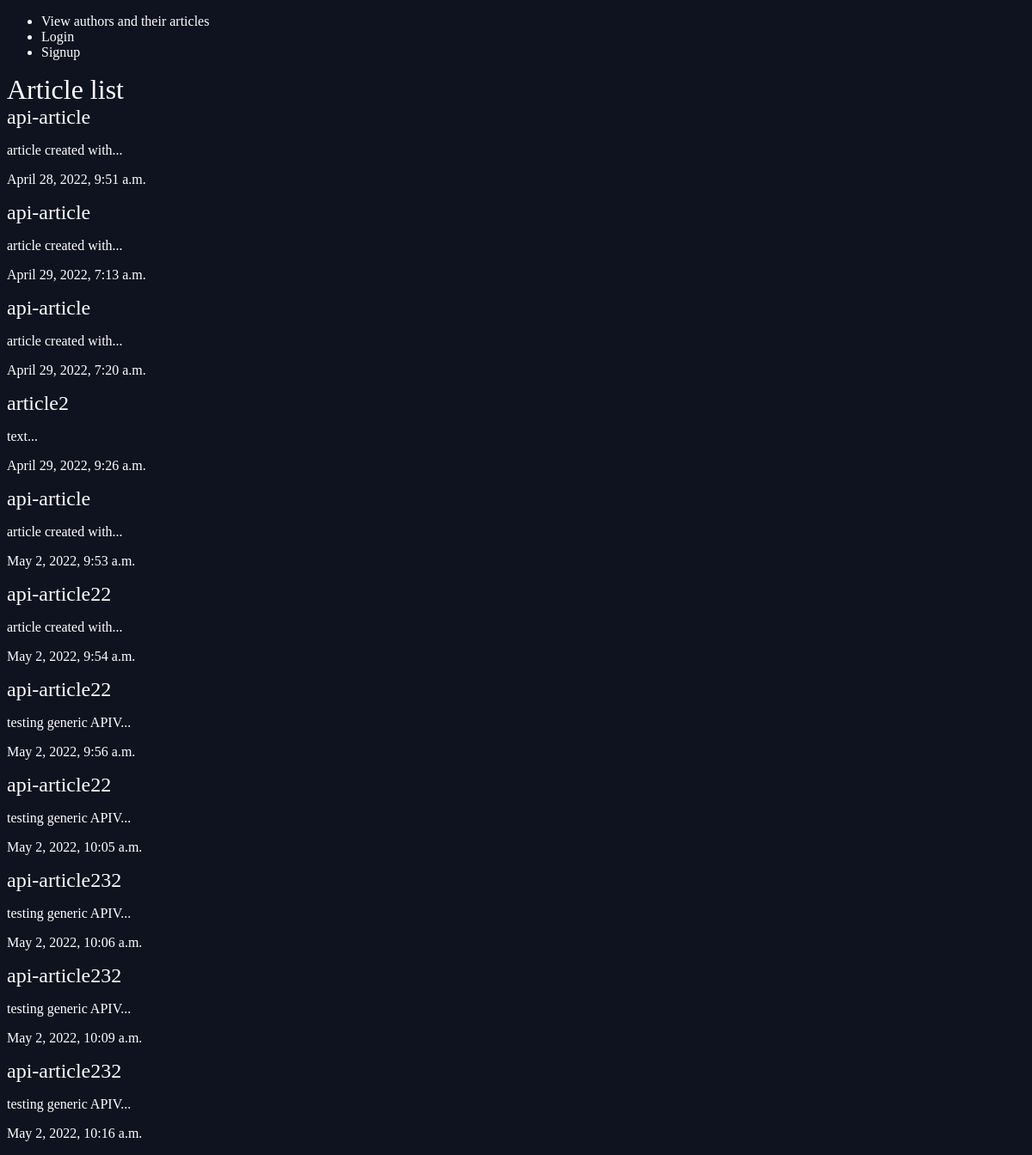
The page /articles/ on the database as committed earlier.
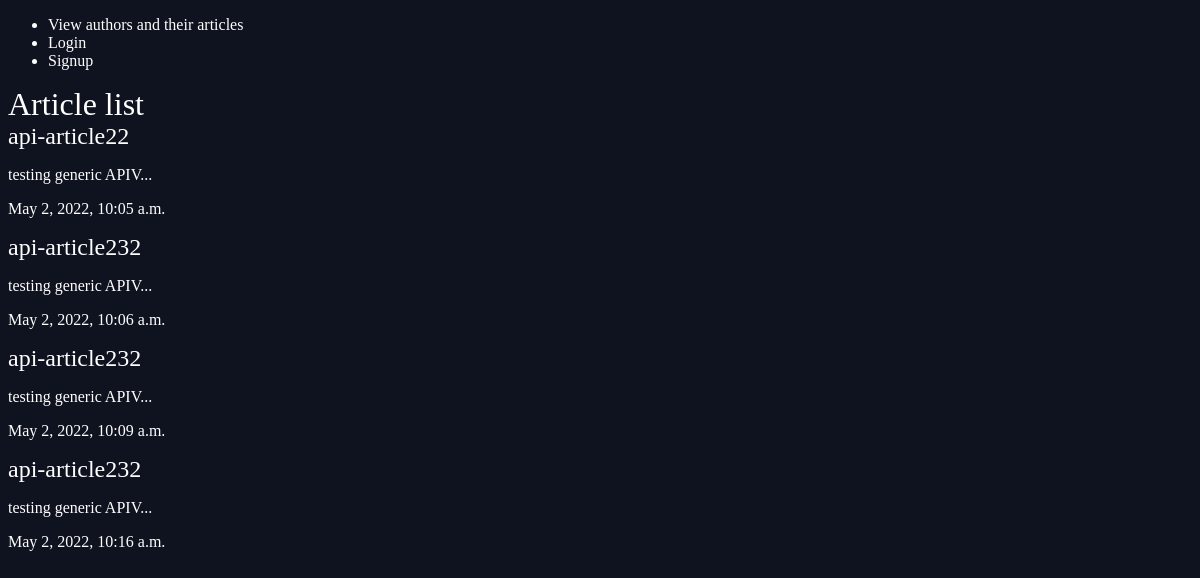
The same page on the database as committed later.
### articles/models.py (models this page shows, shortened)
class Article (models.Model):
    id = models.BigAutoField(primary_key=True)
    title = models.CharField(max_length=100)
    slug = models.SlugField()
    body = models.TextField()
    date = models.DateTimeField(auto_now_add=True)
    thumb = models.ImageField(default="default.png", blank=True)
    author = models.ForeignKey(User, default=None, on_delete=models.SET_NULL, null=True)
    def snippet(self):
        return self.body[:20] + "..."

### articles/views.py (the view)
# urls.py: path(r'', views.article_list, name='list'),
def article_list(request):
    articles = Article.objects.all().order_by("date")
    return render(request, "articles/article_list.html", { 'articles': articles})

### articles/templates/articles/article_list.html
{% extends 'base_layout.html' %}
{% block content %}
        <h1> Article list </h1>
        <div class="articles">
        {% for article in articles %}
        <div class="article">
            <h2> <a href="{% url 'articles:detail' slug=article.slug %}"> {{article.title}} </a> </h2>
            <p>{{article.snippet}}</p>
            <p>{{article.date}}</p>
        </div>
        {%endfor%}
    </div>
{% endblock %}

### templates/base_layout.html (shortened to what this page needs)
{% load static %}
<!DOCTYPE HTML>
<html>
    <head>
        <link rel="stylesheet" href="{% static 'styles.css' %}">
    </head>
    <body>
        <header class="wrapper">
            <nav>
                <ul>
                    <li><a href="{% url 'articles:authors_articles' %}">View authors and their articles</a></li>
                    {% if user.is_authenticated %}
                    <li>
                        <form class="logout-link" action="{% url 'accounts:logout' %}" method="post">
                            {% csrf_token %}
                            <button type="submit" >Logout</button>
                        </form>
                    </li>
                    <li><a href="{% url 'articles:create' %}" class=" highlight">New Article</a></li>
                    {% else %}
                    <li><a href="{% url 'accounts:login' %}">Login</a></li>
                    <li><a href="{% url 'accounts:signup' %}">Signup</a></li>
                    {% endif %}
                </ul>
            </nav>
        </header>
        <div class="wrapper">
            {% block content%}
            {% endblock %}
        </div>
    </body>
    </html>

### assets/styles.css (style rules this page uses)
body { background-color: #0f121f; background-image:url(); background-repeat: no-repeat; color: #fff; }
body * { font-family: Ubuntu; }
h1, h2, h3, h4, h5 { font-weight: normal; margin: 0; }
a, a:hover, a:visited { color: #fff; text-decoration: none; }

Rows that differ between the two databases and show on the page:
removed Article: title "api-article", snippet "article created with...", date "April 28, 2022, 9:51 a.m."
removed Article: title "api-article", snippet "article created with...", date "April 29, 2022, 7:13 a.m."
removed Article: title "api-article", snippet "article created with...", date "April 29, 2022, 7:20 a.m."
removed Article: title "article2", snippet "text...", date "April 29, 2022, 9:26 a.m."
removed Article: title "api-article", snippet "article created with...", date "May 2, 2022, 9:53 a.m."
removed Article: title "api-article22", snippet "article created with...", date "May 2, 2022, 9:54 a.m."
removed Article: title "api-article22", snippet "testing generic APIV...", date "May 2, 2022, 9:56 a.m."
